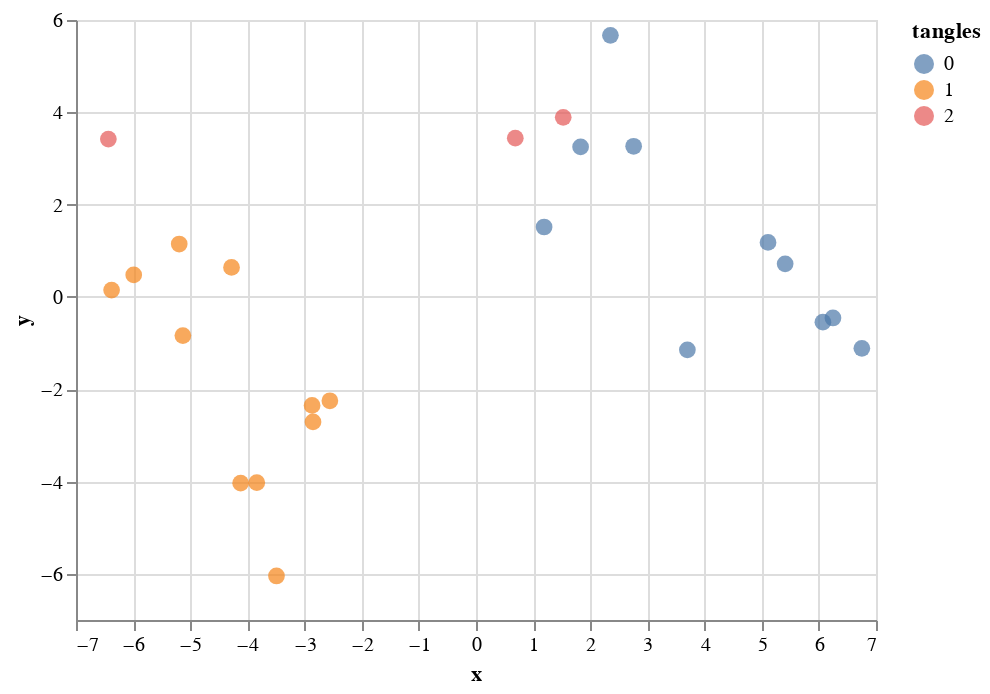
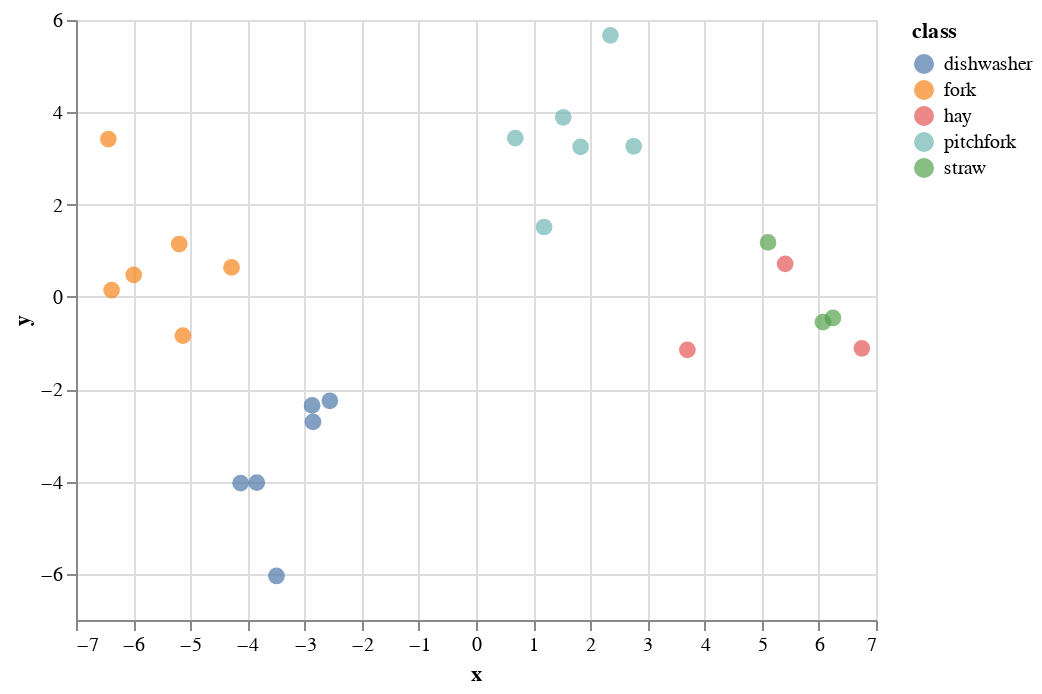

Notebook code cell kept with these figures, in order:
### Code cell
xs = df_plot[["x", "y"]].to_numpy()
tp.assignments_different_symbols(xs, tangles_pred)
plt.legend()
save_all(RESULTS_FOLDER, "ines_vp2_odd_thematic_tangles")
tp.assignments_different_symbols(xs, df_plot["class"].to_numpy(), start_at=3)
plt.legend()
save_all(RESULTS_FOLDER, "ines_vp2_odd_thematic_classes")
alt.Chart(df_plot).mark_circle(size=70).encode(x="x", y="y", color="tangles:N",tooltip=info_labels).interactive().display()
alt.Chart(df_plot).mark_circle(size=70).encode(x="x", y="y", color="class",tooltip=info_labels).interactive().display()

### Figure 1 — Vega-Lite specification as saved in the notebook (floating-point values rounded to 4 significant figures)
{"config": {"view": {"continuousWidth": 400, "continuousHeight": 300}}, "data": {"name": "data-a83ad4d68431e20cbf895e83bf396978"}, "mark": {"type": "circle", "size": 70}, "encoding": {"color": {"type": "nominal", "field": "tangles"}, "tooltip": [{"type": "nominal", "field": "name"}, {"type": "nominal", "field": "imageset"}, {"type": "nominal", "field": "class"}, {"type": "quantitative", "field": "index"}], "x": {"type": "quantitative", "field": "x"}, "y": {"type": "quantitative", "field": "y"}}, "selection": {"selector001": {"type": "interval", "bind": "scales", "encodings": ["x", "y"]}}, "$schema": "https://vega.github.io/schema/vega-lite/v4.8.1.json", "datasets": {"data-a83ad4d68431e20cbf895e83bf396978": [{"index": 0, "x": -4.118, "y": -4.035, "tangles": 1, "name": "dishwasher_03s.jpg", "imageset": "thematic", "class": "dishwasher"}, {"index": 1, "x": -3.836, "y": -4.022, "tangles": 1, "name": "dishwasher_05s.jpg", "imageset": "thematic", "class": "dishwasher"}, {"index": 2, "x": -2.853, "y": -2.708, "tangles": 1, "name": "dishwasher_07s.jpg", "imageset": "thematic", "class": "dishwasher"}, {"index": 3, "x": -2.869, "y": -2.35, "tangles": 1, "name": "dishwasher_09s.jpg", "imageset": "thematic", "class": "dishwasher"}, {"index": 4, "x": -3.492, "y": -6.046, "tangles": 1, "name": "dishwasher_10n.jpg", "imageset": "thematic", "class": "dishwasher"}, {"index": 5, "x": -2.557, "y": -2.25, "tangles": 1, "name": "dishwasher_12n.jpg", "imageset": "thematic", "class": "dishwasher"}, {"index": 6, "x": -6.434, "y": 3.42, "tangles": 2, "name": "fork_03s.jpg", "imageset": "thematic", "class": "fork"}, {"index": 7, "x": -5.13, "y": -0.8368, "tangles": 1, "name": "fork_05s.jpg", "imageset": "thematic", "class": "fork"}, {"index": 8, "x": -6.377, "y": 0.149, "tangles": 1, "name": "fork_06s.jpg", "imageset": "thematic", "class": "fork"}, {"index": 9, "x": -5.99, "y": 0.4773, "tangles": 1, "name": "fork_many.jpg", "imageset": "thematic", "class": "fork"}, {"index": 10, "x": -5.194, "y": 1.146, "tangles": 1, "name": "fork_plastic_light.jpg", "imageset": "thematic", "class": "fork"}, {"index": 11, "x": -4.278, "y": 0.6391, "tangles": 1, "name": "fork_wood.jpg", "imageset": "thematic", "class": "fork"}, {"index": 12, "x": 3.699, "y": -1.146, "tangles": 0, "name": "hay_02s.jpg", "imageset": "thematic", "class": "hay"}, {"index": 13, "x": 5.41, "y": 0.7163, "tangles": 0, "name": "hay_03s.jpg", "imageset": "thematic", "class": "hay"}, {"index": 14, "x": 6.752, "y": -1.115, "tangles": 0, "name": "hay_10s_cut.jpg", "imageset": "thematic", "class": "hay"}, {"index": 15, "x": 1.192, "y": 1.515, "tangles": 0, "name": "pitchfork_02s.jpg", "imageset": "thematic", "class": "pitchfork"}, {"index": 16, "x": 2.759, "y": 3.264, "tangles": 0, "name": "pitchfork_03s.jpg", "imageset": "thematic", "class": "pitchfork"}, {"index": 17, "x": 2.352, "y": 5.667, "tangles": 0, "name": "pitchfork_04s.jpg", "imageset": "thematic", "class": "pitchfork"}, {"index": 18, "x": 1.526, "y": 3.892, "tangles": 2, "name": "pitchfork_09s.jpg", "imageset": "thematic", "class": "pitchfork"}, {"index": 19, "x": 1.83, "y": 3.25, "tangles": 0, "name": "pitchfork_15s.jpg", "imageset": "thematic", "class": "pitchfork"}, {"index": 20, "x": 0.6876, "y": 3.44, "tangles": 2, "name": "pitchfork_16s.jpg", "imageset": "thematic", "class": "pitchfork"}, {"index": 21, "x": 5.111, "y": 1.18, "tangles": 0, "name": "straw_01.jpg", "imageset": "thematic", "class": "straw"}, {"index": 22, "x": 6.247, "y": -0.4561, "tangles": 0, "name": "straw_02.jpg", "imageset": "thematic", "class": "straw"}, {"index": 23, "x": 6.071, "y": -0.5475, "tangles": 0, "name": "straw_hay_01b.jpg", "imageset": "thematic", "class": "straw"}]}}

### Figure 2 — Vega-Lite specification as saved in the notebook (floating-point values rounded to 4 significant figures)
{"config": {"view": {"continuousWidth": 400, "continuousHeight": 300}}, "data": {"name": "data-a83ad4d68431e20cbf895e83bf396978"}, "mark": {"type": "circle", "size": 70}, "encoding": {"color": {"type": "nominal", "field": "class"}, "tooltip": [{"type": "nominal", "field": "name"}, {"type": "nominal", "field": "imageset"}, {"type": "nominal", "field": "class"}, {"type": "quantitative", "field": "index"}], "x": {"type": "quantitative", "field": "x"}, "y": {"type": "quantitative", "field": "y"}}, "selection": {"selector002": {"type": "interval", "bind": "scales", "encodings": ["x", "y"]}}, "$schema": "https://vega.github.io/schema/vega-lite/v4.8.1.json", "datasets": {"data-a83ad4d68431e20cbf895e83bf396978": [{"index": 0, "x": -4.118, "y": -4.035, "tangles": 1, "name": "dishwasher_03s.jpg", "imageset": "thematic", "class": "dishwasher"}, {"index": 1, "x": -3.836, "y": -4.022, "tangles": 1, "name": "dishwasher_05s.jpg", "imageset": "thematic", "class": "dishwasher"}, {"index": 2, "x": -2.853, "y": -2.708, "tangles": 1, "name": "dishwasher_07s.jpg", "imageset": "thematic", "class": "dishwasher"}, {"index": 3, "x": -2.869, "y": -2.35, "tangles": 1, "name": "dishwasher_09s.jpg", "imageset": "thematic", "class": "dishwasher"}, {"index": 4, "x": -3.492, "y": -6.046, "tangles": 1, "name": "dishwasher_10n.jpg", "imageset": "thematic", "class": "dishwasher"}, {"index": 5, "x": -2.557, "y": -2.25, "tangles": 1, "name": "dishwasher_12n.jpg", "imageset": "thematic", "class": "dishwasher"}, {"index": 6, "x": -6.434, "y": 3.42, "tangles": 2, "name": "fork_03s.jpg", "imageset": "thematic", "class": "fork"}, {"index": 7, "x": -5.13, "y": -0.8368, "tangles": 1, "name": "fork_05s.jpg", "imageset": "thematic", "class": "fork"}, {"index": 8, "x": -6.377, "y": 0.149, "tangles": 1, "name": "fork_06s.jpg", "imageset": "thematic", "class": "fork"}, {"index": 9, "x": -5.99, "y": 0.4773, "tangles": 1, "name": "fork_many.jpg", "imageset": "thematic", "class": "fork"}, {"index": 10, "x": -5.194, "y": 1.146, "tangles": 1, "name": "fork_plastic_light.jpg", "imageset": "thematic", "class": "fork"}, {"index": 11, "x": -4.278, "y": 0.6391, "tangles": 1, "name": "fork_wood.jpg", "imageset": "thematic", "class": "fork"}, {"index": 12, "x": 3.699, "y": -1.146, "tangles": 0, "name": "hay_02s.jpg", "imageset": "thematic", "class": "hay"}, {"index": 13, "x": 5.41, "y": 0.7163, "tangles": 0, "name": "hay_03s.jpg", "imageset": "thematic", "class": "hay"}, {"index": 14, "x": 6.752, "y": -1.115, "tangles": 0, "name": "hay_10s_cut.jpg", "imageset": "thematic", "class": "hay"}, {"index": 15, "x": 1.192, "y": 1.515, "tangles": 0, "name": "pitchfork_02s.jpg", "imageset": "thematic", "class": "pitchfork"}, {"index": 16, "x": 2.759, "y": 3.264, "tangles": 0, "name": "pitchfork_03s.jpg", "imageset": "thematic", "class": "pitchfork"}, {"index": 17, "x": 2.352, "y": 5.667, "tangles": 0, "name": "pitchfork_04s.jpg", "imageset": "thematic", "class": "pitchfork"}, {"index": 18, "x": 1.526, "y": 3.892, "tangles": 2, "name": "pitchfork_09s.jpg", "imageset": "thematic", "class": "pitchfork"}, {"index": 19, "x": 1.83, "y": 3.25, "tangles": 0, "name": "pitchfork_15s.jpg", "imageset": "thematic", "class": "pitchfork"}, {"index": 20, "x": 0.6876, "y": 3.44, "tangles": 2, "name": "pitchfork_16s.jpg", "imageset": "thematic", "class": "pitchfork"}, {"index": 21, "x": 5.111, "y": 1.18, "tangles": 0, "name": "straw_01.jpg", "imageset": "thematic", "class": "straw"}, {"index": 22, "x": 6.247, "y": -0.4561, "tangles": 0, "name": "straw_02.jpg", "imageset": "thematic", "class": "straw"}, {"index": 23, "x": 6.071, "y": -0.5475, "tangles": 0, "name": "straw_hay_01b.jpg", "imageset": "thematic", "class": "straw"}]}}
